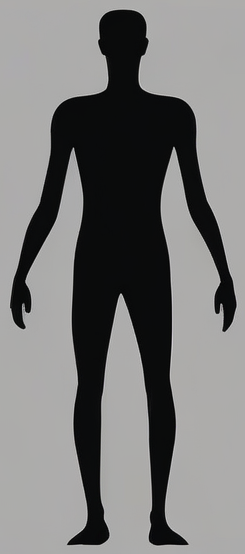
#> input picture production/character/silhouette_cutout_isolated.png, 245 x 554 px
$ python -i composite_silhouette.py   (imports and definitions only)
#> lines starting #> are read from the running program, lines starting #| are printed output that depends on the picture; after the words box and inside, x2 and y2 are one past the last pixel; in counts of white or black regions, pixels touching at a corner belong together
"""
Composite the black silhouette character cutout onto a background image.
Used for shots where text-to-image generation couldn't reliably keep the
character faceless/unclothed in an outdoor golden-hour context (the model
kept defaulting to "person in a dark coat" regardless of prompt wording).

This is standard compositing: a known-good character plate (generated once,
cleanly, against a flat background) placed onto a known-good background
plate -- matches the brief's own "standing in silhouette" description.

Usage: python composite_silhouette.py <bg_path> <out_path> <scale> <x_frac> <y_frac>
  scale: character height as a fraction of background height
  x_frac, y_frac: character's horizontal center / vertical bottom as fraction of bg size
"""
import sys
from pathlib import Path

from PIL import Image

ROOT = Path(__file__).resolve().parent.parent
SILHOUETTE = ROOT / "character" / "silhouette_cutout_isolated.png"


def make_alpha_silhouette(silhouette_path, threshold=128):
#> called with threshold = 128
    img = Image.open(silhouette_path).convert("RGB")
#> img is the input picture: PIL image 245x554 RGB; mean R, G, B 120.3, 120.1, 119.6
    gray = img.convert("L")
    # black shape (low luminosity) -> opaque; white bg (high luminosity) -> transparent
    alpha = gray.point(lambda p: 255 if p < threshold else 0)
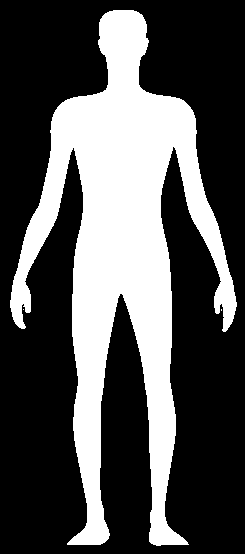
#> alpha: PIL image 245x554 L; 32.6% white; 3 white regions (2 under 20 px), largest, box (x1, y1, x2, y2) and area: (10, 10, 237, 546) 44260
    rgba = Image.new("RGBA", img.size, (0, 0, 0, 0))
#> rgba: PIL image 245x554 RGBA; every value is 0
    black = Image.new("RGBA", img.size, (10, 10, 10, 255))
    rgba.paste(black, (0, 0), mask=alpha)
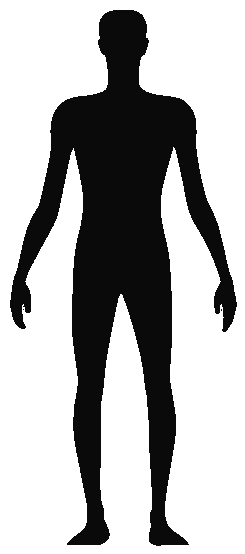
#> rgba: PIL image 245x554 RGBA; mean R, G, B, A 3.3, 3.3, 3.3, 83.2; transparent parts drawn white
    bbox = alpha.getbbox()
#> bbox = (10, 10, 237, 546)
    if bbox:
        rgba = rgba.crop(bbox)
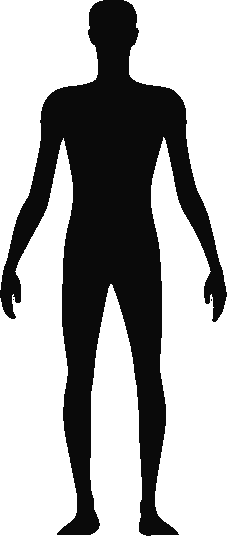
#> rgba: PIL image 227x536 RGBA; mean R, G, B, A 3.6, 3.6, 3.6, 92.8; transparent parts drawn white
    return rgba


def composite(bg_path, out_path, scale=0.45, x_frac=0.5, y_frac=0.88):
    bg = Image.open(bg_path).convert("RGBA")
    char = make_alpha_silhouette(SILHOUETTE)

    target_h = int(bg.height * scale)
#> target_h = 249
    ratio = target_h / char.height
#> ratio = 0.465
    target_w = int(char.width * ratio)
#> target_w = 105
    char = char.resize((target_w, target_h), Image.LANCZOS)
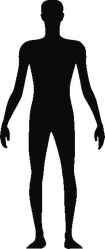
#> char: PIL image 105x249 RGBA; mean R, G, B, A 3.9, 3.9, 3.9, 92.8; transparent parts drawn white

    x = int(bg.width * x_frac - target_w / 2)
#> x = 70
    y = int(bg.height * y_frac - target_h)
#> y = 238

    out = bg.copy()
    out.alpha_composite(char, (x, y))
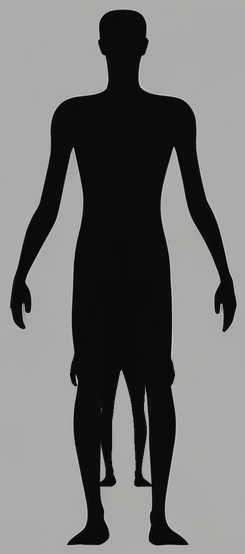
#> out: PIL image 245x554 RGBA; mean R, G, B, A 114.6, 114.4, 113.9, 255
    out = out.convert("RGB")
#> out: PIL image 245x554 RGB
    out_path = Path(out_path)
    out_path.parent.mkdir(parents=True, exist_ok=True)
    out.save(out_path)
    print(f"Saved {out_path}")


# [6 lines not run here, left out]

>>> result = composite('../character/silhouette_cutout_isolated.png', 'out.png')
